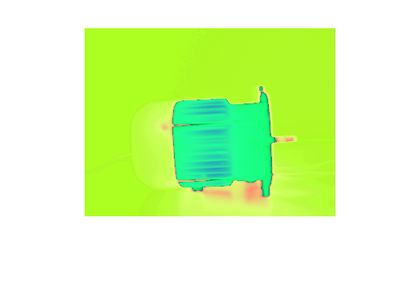
%> input picture 291_hsi.bmp, 420 x 290 px, shrunk from 536 x 370 before the run
$ octave Robert.m   (GNU Octave 9; MATLAB toolbox functions it lacks are replaced by stand-ins)
%> lines starting %> are read from the running program, lines starting %| are printed output that depends on the picture; in (x1, y1, x2, y2) boxes, pixels count from 0 and x2, y2 are one past the last pixel; in counts of white or black regions, pixels touching at a corner belong together; the program's own positions count from 1
input_image = imread('291_hsi.bmp');
%> input_image is the input picture: size 290x420x3 uint8; mean R, G, B 216.2, 252.2, 181.5
input_image = uint8(input_image);
figure, imshow(input_image); title('Input Image');

% Converting the HSI image to the grayscale image
input_image = rgb2gray(input_image);
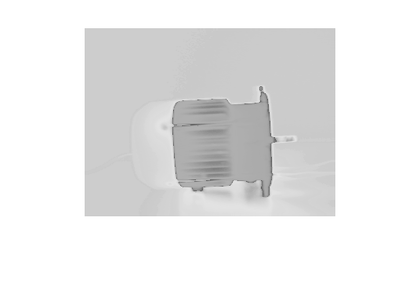
%> input_image: size 290x420 uint8; min 93, max 255, mean 233.4

% Convert the image to double
input_image = double(input_image);
%> input_image: size 290x420 double
filtered_image = zeros(size(input_image));

% Robert Operator Mask
Mx = [1 0; 0 -1];
My = [0 1; -1 0];

for i = 1:size(input_image, 1) - 1
	for j = 1:size(input_image, 2) - 1
		Gx = sum(sum(Mx.*input_image(i:i+1, j:j+1)));
		Gy = sum(sum(My.*input_image(i:i+1, j:j+1)));
		filtered_image(i, j) = sqrt(Gx.^2 + Gy.^2);
	end
end
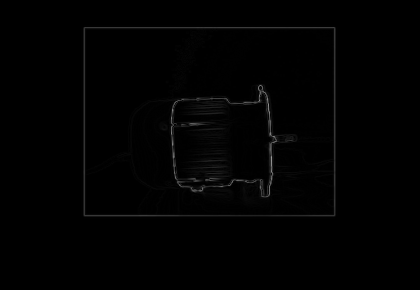
%> filtered_image: size 290x420 double; min 0, max 154.2, mean 1.7

filtered_image = uint8(filtered_image);
%> filtered_image: size 290x420 uint8
%figure, imshow(filtered_image); title('Filtered Image');

% Define a threshold value
thresholdValue = 100;
output_image = max(filtered_image, thresholdValue);
output_image(output_image == round(thresholdValue)) = 0;
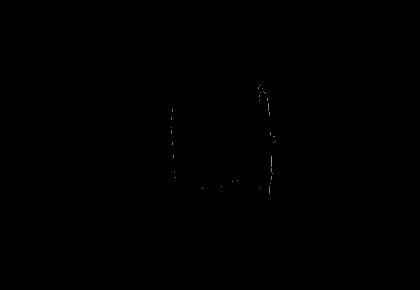
%> output_image: size 290x420 uint8; min 0, max 154, mean 0.1

% Displaying Output Image
output_image = im2bw(output_image);
%> output_image: size 290x420 logical; 0.02% white in thin lines or dots, all inside (x1, y1, x2, y2) = (172, 99, 272, 172)
figure, imshow(output_image); title('Edge Detected Image');

img=output_image;
img=double(img(:));
ima=max(img(:));
%> ima = 1
imi=min(img(:));
%> imi = 0
mse=std(img(:));
%> mse = 0.0134
snr=20*log10((ima-imi)./mse);
%> snr = 37.43

% Measure Peak SNR and MSE
fprintf('\n The MSE value is %0.4f ', mse);
%|  The MSE value is 0.0134
